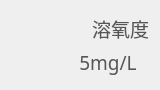
           <widget class="QWidget" name="DO" native="true">
            <property name="minimumSize">
             <size>
              <width>160</width>
              <height>90</height>
             </size>
            </property>
            <property name="maximumSize">
             <size>
              <width>160</width>
              <height>90</height>
             </size>
            </property>
            <property name="font">
             <font>
              <pointsize>11</pointsize>
             </font>
            </property>
            <property name="styleSheet">
             <string notr="true">#DO
{
	background-color: rgb(255, 255, 255);
	border-radius: 14px;
	border:1px solid rgb(217, 217, 217);
}</string>
            </property>
            <layout class="QGridLayout" name="gridLayout_6">
             <item row="0" column="1">
              <layout class="QVBoxLayout" name="verticalLayout_5">
               <item>
                <widget class="QLabel" name="DO_title">
                 <property name="font">
                  <font>
                   <family>字魂布丁体(商用需授权)</family>
                   <pointsize>14</pointsize>
                  </font>
                 </property>
                 <property name="styleSheet">
                  <string notr="true">color: rgb(86, 86, 86);</string>
                 </property>
                 <property name="text">
                  <string>溶氧度</string>
                 </property>
                 <property name="alignment">
                  <set>Qt::AlignRight|Qt::AlignTrailing|Qt::AlignVCenter</set>
                 </property>
                </widget>
               </item>
               <item>
                <widget class="QLabel" name="DO_data">
                 <property name="font">
                  <font>
                   <family>zihunbudingti</family>
                   <pointsize>14</pointsize>
                  </font>
                 </property>
                 <property name="styleSheet">
                  <string notr="true">color: rgb(86, 86, 86);</string>
                 </property>
                 <property name="text">
                  <string>5mg/L</string>
                 </property>
                 <property name="alignment">
                  <set>Qt::AlignCenter</set>
                 </property>
                </widget>
               </item>
              </layout>
             </item>
             <item row="0" column="0">
              <widget class="QLabel" name="DO_icon">
               <property name="minimumSize">
                <size>
                 <width>50</width>
                 <height>50</height>
                </size>
               </property>
               <property name="maximumSize">
                <size>
                 <width>50</width>
                 <height>50</height>
                </size>
               </property>
               <property name="text">
                <string/>
               </property>
               <property name="pixmap">
                <pixmap resource="resource/resource.qrc">:/first/env_page/water_DO.png</pixmap>
               </property>
               <property name="scaledContents">
                <bool>true</bool>
               </property>
              </widget>
             </item>
            </layout>
           </widget>
